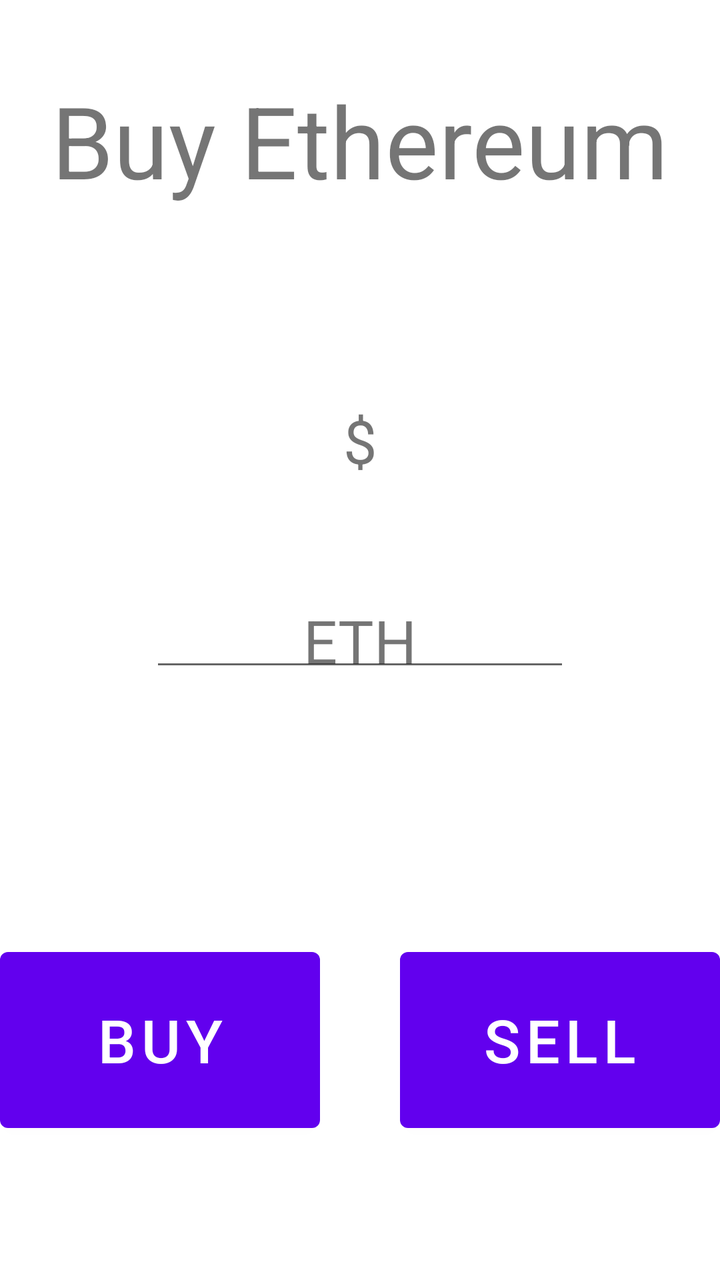
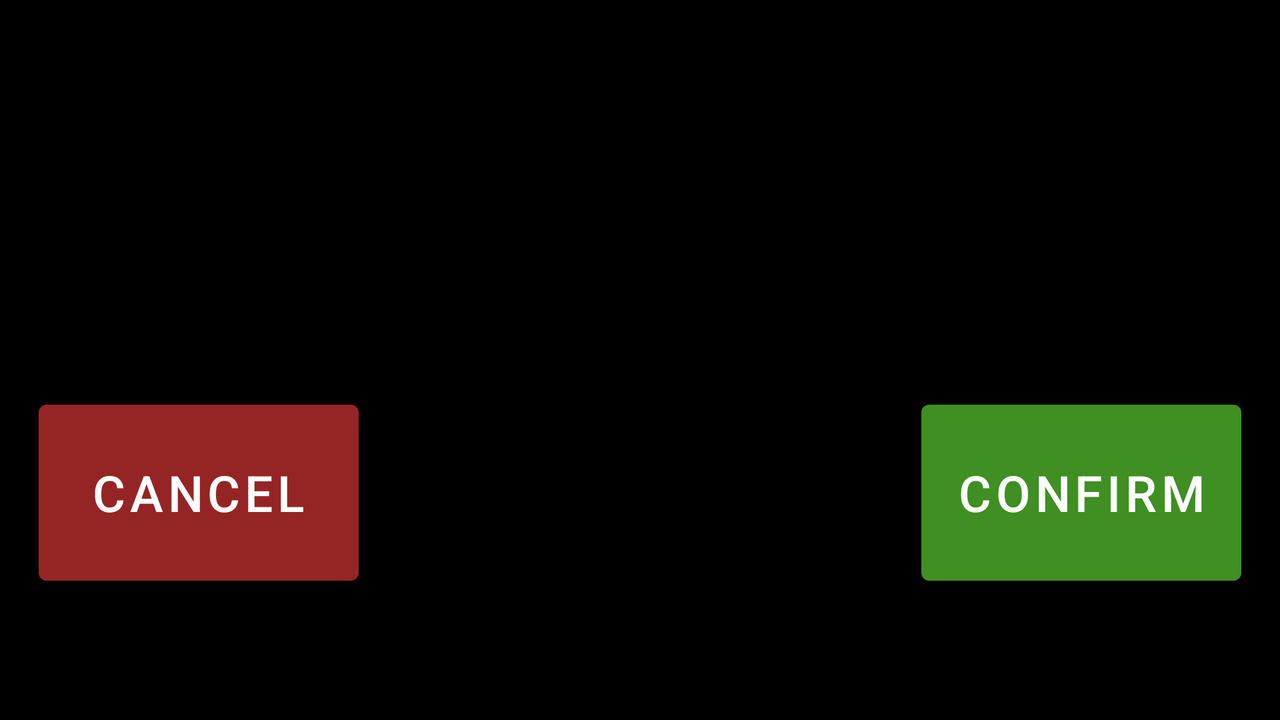

One screen, two layout resources from the same app: the default and the repository's alternative for another configuration. Each is rendered where Android would select it; the XML of both is given below.
<!-- AndroidManifest.xml: application theme Theme.Blockchain -->
<!-- res/layout/fragmentbalancebuy_layout.xml -->
<?xml version="1.0" encoding="utf-8"?>
<androidx.constraintlayout.widget.ConstraintLayout xmlns:android="http://schemas.android.com/apk/res/android"
    xmlns:app="http://schemas.android.com/apk/res-auto"
    xmlns:tools="http://schemas.android.com/tools"
    android:layout_width="match_parent"
    android:layout_height="match_parent"
    android:layout_gravity="center">

    <TextView
        android:id="@+id/balanceBuyTitle"
        android:layout_width="wrap_content"
        android:layout_height="wrap_content"
        android:layout_marginBottom="500dp"
        android:text="Buy Ethereum"
        android:textSize="50dp"
        app:layout_constraintBottom_toBottomOf="parent"
        app:layout_constraintLeft_toLeftOf="parent"
        app:layout_constraintRight_toRightOf="parent"
        app:layout_constraintTop_toTopOf="parent" />

    <TextView
        android:id="@+id/sjsk"
        android:layout_width="wrap_content"
        android:layout_height="wrap_content"
        android:layout_marginBottom="200dp"
        android:text="$"
        android:textSize="30dp"
        app:layout_constraintBottom_toBottomOf="parent"
        app:layout_constraintLeft_toLeftOf="parent"
        app:layout_constraintRight_toRightOf="parent"
        app:layout_constraintTop_toTopOf="parent" />

    <TextView
        android:id="@+id/sss"
        android:layout_width="wrap_content"
        android:layout_height="wrap_content"
        android:layout_marginBottom="0dp"
        android:text="ETH"
        android:textSize="30dp"
        app:layout_constraintBottom_toBottomOf="parent"
        app:layout_constraintLeft_toLeftOf="parent"
        app:layout_constraintRight_toRightOf="parent"
        app:layout_constraintTop_toTopOf="parent" />

    <Button
        android:id="@+id/aaa"
        android:layout_width="160dp"
        android:layout_height="100dp"
        android:layout_marginTop="400dp"
        android:layout_marginRight="200dp"
        android:text="BUY"
        android:textSize="30dp"
        app:layout_constraintBottom_toBottomOf="parent"
        app:layout_constraintLeft_toLeftOf="parent"
        app:layout_constraintRight_toRightOf="parent"
        app:layout_constraintTop_toTopOf="parent" />

    <Button
        android:id="@+id/ddd"
        android:layout_width="160dp"
        android:layout_height="100dp"
        android:layout_marginLeft="200dp"
        android:layout_marginTop="400dp"
        android:text="SELL"
        android:textSize="30dp"
        app:layout_constraintBottom_toBottomOf="parent"
        app:layout_constraintLeft_toLeftOf="parent"
        app:layout_constraintRight_toRightOf="parent"
        app:layout_constraintTop_toTopOf="parent" />

    <EditText
        android:id="@+id/editTextNumber2"
        android:layout_width="wrap_content"
        android:layout_height="wrap_content"
        android:ems="10"
        android:inputType="number"
        app:layout_constraintBottom_toBottomOf="parent"
        app:layout_constraintLeft_toLeftOf="parent"
        app:layout_constraintRight_toRightOf="parent"
        app:layout_constraintTop_toTopOf="parent" />

</androidx.constraintlayout.widget.ConstraintLayout>
<!-- resources referenced by this layout -->
<resources>
  <style name="Theme.Blockchain" parent="Theme.MaterialComponents.DayNight.DarkActionBar">
          
          <item name="colorPrimary">@color/purple_500</item>
          <item name="colorPrimaryVariant">@color/purple_700</item>
          <item name="colorOnPrimary">@color/white</item>
          
          <item name="colorSecondary">@color/teal_200</item>
          <item name="colorSecondaryVariant">@color/teal_700</item>
          <item name="colorOnSecondary">@color/black</item>
          
          <item name="android:statusBarColor" tools:targetApi="l">?attr/colorPrimaryVariant</item>
          
      </style>
  <color name="purple_500">#FF6200EE</color>
  <color name="purple_700">#FF3700B3</color>
  <color name="white">#FFFFFFFF</color>
  <color name="teal_200">#FF03DAC5</color>
  <color name="teal_700">#FF018786</color>
  <color name="black">#FF000000</color>
</resources>
<!-- res/layout-land/fragmentbalancebuy_layout.xml (the repository's variant of the layout above) -->
<!-- drawn on the phone turned sideways -->
<?xml version="1.0" encoding="utf-8"?>
<androidx.constraintlayout.widget.ConstraintLayout xmlns:android="http://schemas.android.com/apk/res/android"
    xmlns:app="http://schemas.android.com/apk/res-auto"
    xmlns:tools="http://schemas.android.com/tools"
    android:layout_width="match_parent"
    android:layout_height="match_parent"
    android:layout_gravity="center"
    android:id="@+id/balance_buy_view"
    android:background="@android:color/black">

    <TextView
        android:id="@+id/balanceBuyTitle"
        android:layout_width="wrap_content"
        android:layout_height="wrap_content"
        android:text="Buy Ethereum"
        android:textSize="50dp"
        app:layout_constraintVertical_bias="0.1"
        app:layout_constraintBottom_toBottomOf="parent"
        app:layout_constraintLeft_toLeftOf="parent"
        app:layout_constraintRight_toRightOf="parent"
        app:layout_constraintTop_toTopOf="parent" />

    <TextView
        android:id="@+id/balanceBuyDollarsign"
        android:layout_width="wrap_content"
        android:layout_height="wrap_content"
        android:text="$"
        android:textSize="30dp"
        app:layout_constraintHorizontal_bias="0.39"
        app:layout_constraintBottom_toBottomOf="@+id/balanceBuyUSD"
        app:layout_constraintLeft_toLeftOf="parent"
        app:layout_constraintRight_toRightOf="parent"
        app:layout_constraintTop_toTopOf="@+id/balanceBuyUSD" />

    <EditText
        android:id="@+id/balanceBuyUSD"
        android:layout_width="wrap_content"
        android:layout_height="wrap_content"
        android:ems="6"
        android:inputType="numberDecimal"
        app:layout_constraintHorizontal_bias="0.5"
        app:layout_constraintVertical_bias="0.5"
        app:layout_constraintBottom_toBottomOf="parent"
        app:layout_constraintLeft_toLeftOf="parent"
        app:layout_constraintRight_toRightOf="parent"
        app:layout_constraintTop_toTopOf="parent" />

    <TextView
        android:id="@+id/balanceBuyEthereumsign"
        android:layout_width="wrap_content"
        android:layout_height="wrap_content"
        android:text="ETH"
        android:textSize="30dp"
        app:layout_constraintHorizontal_bias="0.65"
        app:layout_constraintBottom_toBottomOf="@+id/balanceBuyETH"
        app:layout_constraintLeft_toLeftOf="parent"
        app:layout_constraintRight_toRightOf="parent"
        app:layout_constraintTop_toTopOf="@+id/balanceBuyETH" />

    <EditText
        android:id="@+id/balanceBuyETH"
        android:layout_width="wrap_content"
        android:layout_height="wrap_content"
        android:ems="6"
        android:inputType="numberDecimal"
        app:layout_constraintHorizontal_bias="0.5"
        app:layout_constraintVertical_bias="0.8"
        app:layout_constraintBottom_toBottomOf="parent"
        app:layout_constraintLeft_toLeftOf="parent"
        app:layout_constraintRight_toRightOf="parent"
        app:layout_constraintTop_toTopOf="parent" />

    <Button
        android:id="@+id/balanceBuyCancel"
        android:layout_width="160dp"
        android:layout_height="100dp"
        android:text="CANCEL"
        android:textSize="25dp"
        app:layout_constraintHorizontal_bias="0.2"
        app:layout_constraintVertical_bias="1"
        app:layout_constraintBottom_toBottomOf="@+id/balanceBuyETH"
        app:layout_constraintLeft_toLeftOf="parent"
        app:layout_constraintRight_toLeftOf="@+id/balanceBuyETH"
        app:layout_constraintTop_toTopOf="parent"
        android:backgroundTint="@color/noRed"/>

    <Button
        android:id="@+id/balanceBuyConfirm"
        android:layout_width="160dp"
        android:layout_height="100dp"
        android:text="CONFIRM"
        android:textSize="25dp"
        app:layout_constraintHorizontal_bias="0.8"
        app:layout_constraintVertical_bias="1"
        app:layout_constraintBottom_toBottomOf="@+id/balanceBuyETH"
        app:layout_constraintLeft_toRightOf="@+id/balanceBuyETH"
        app:layout_constraintRight_toRightOf="parent"
        app:layout_constraintTop_toTopOf="parent"
        android:backgroundTint="@color/yesGreen"/>

</androidx.constraintlayout.widget.ConstraintLayout>
<!-- resources referenced by the variant -->
<!-- as the phone turned sideways resolves them -->
<resources>
  <color name="noRed">#88BF3030</color>
  <color name="yesGreen">#904FB12C</color>
  <style name="Theme.Blockchain" parent="Theme.MaterialComponents.DayNight.DarkActionBar">
          
          <item name="colorPrimary">@color/purple_500</item>
          <item name="colorPrimaryVariant">@color/purple_700</item>
          <item name="colorOnPrimary">@color/white</item>
          
          <item name="colorSecondary">@color/teal_200</item>
          <item name="colorSecondaryVariant">@color/teal_700</item>
          <item name="colorOnSecondary">@color/black</item>
          
          <item name="android:statusBarColor" tools:targetApi="l">?attr/colorPrimaryVariant</item>
          
      </style>
  <color name="purple_500">#FF6200EE</color>
  <color name="purple_700">#FF3700B3</color>
  <color name="white">#FFFFFFFF</color>
  <color name="teal_200">#FF03DAC5</color>
  <color name="teal_700">#FF018786</color>
  <color name="black">#FF000000</color>
</resources>
